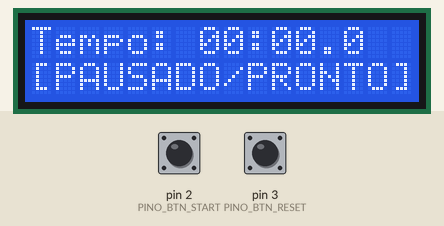
Recording of a sketch running on a simulated Arduino Uno, built with avr-gcc and run on an emulated ATmega328P. Shown: 16×2 character LCD. The inputs (shaded band) are chosen by the test bench; at power-on: pin 2 (PINO_BTN_START) HIGH, pin 3 (PINO_BTN_RESET) HIGH. What the sketch prints to the serial monitor is not drawn.

Above: at 1.2 s.
1.3 s: pin 2 (PINO_BTN_START) pulled LOW for 0.15 s
At 1.51 s:
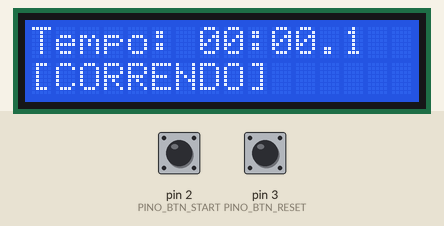
2.0 s: pin 2 (PINO_BTN_START) pulled LOW for 1 s
At 3.3 s:
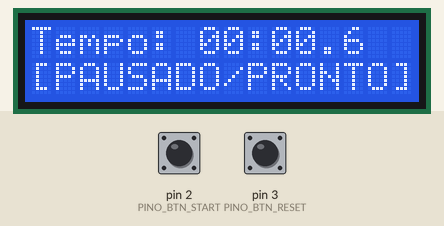
4.5 s: pin 3 (PINO_BTN_RESET) pulled LOW for 0.15 s
At 5.8 s:
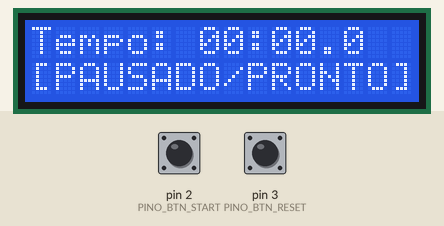
Timing chart, 0 to 7.5 s (numbered marks = the images above; inputs shaded):
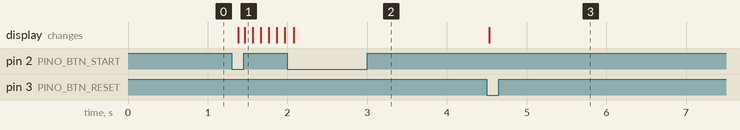

The sketch:

p37_cronometro_com_lcd.ino
```cpp
/*
 * Projeto 37: Cronômetro com LCD
 * O que faz: Cronômetro de minutos, segundos e décimos no LCD 16x2 I2C com botões Iniciar/Pausar e Zerar.
 * Ligações: D2 (Botão Iniciar/Pausar), D3 (Botão Zerar), A4 (LCD SDA), A5 (LCD SCL)
 * Bibliotecas: Wire, LiquidCrystal I2C
 * Material: 80 Projetos Arduino
 */

#include <Wire.h>
#include <LiquidCrystal_I2C.h>

const byte PINO_BTN_START = 2; // Botão Iniciar / Pausar
const byte PINO_BTN_RESET = 3; // Botão Zerar
const byte PINO_I2C_SDA = A4;  // LCD SDA
const byte PINO_I2C_SCL = A5;  // LCD SCL

const byte ENDERECO_LCD = 0x27; // AJUSTE AQUI: 0x27 ou 0x3F

LiquidCrystal_I2C lcd(ENDERECO_LCD, 16, 2);

bool rodando = false;
unsigned long tempoAcumuladoMs = 0;
unsigned long instantePartidaMs = 0;
unsigned long ultimoUpdateTela = 0;

bool startAnt = HIGH;
bool resetAnt = HIGH;

void atualizarCronometro(unsigned long totalMs) {
  unsigned int minutos = (unsigned int)(totalMs / 60000UL);
  byte segundos = (byte)((totalMs / 1000UL) % 60UL);
  byte decimos = (byte)((totalMs / 100UL) % 10UL);

  lcd.setCursor(0, 0);
  lcd.print(F("Tempo: "));
  if (minutos < 10) lcd.print('0');
  lcd.print(minutos);
  lcd.print(':');
  if (segundos < 10) lcd.print('0');
  lcd.print(segundos);
  lcd.print('.');
  lcd.print(decimos);
  lcd.print(F("  "));

  lcd.setCursor(0, 1);
  lcd.print(rodando ? F("[CORRENDO]      ") : F("[PAUSADO/PRONTO]"));
}

void setup() {
  Serial.begin(9600);
  (void)PINO_I2C_SDA;
  (void)PINO_I2C_SCL;

  pinMode(PINO_BTN_START, INPUT_PULLUP);
  pinMode(PINO_BTN_RESET, INPUT_PULLUP);

  lcd.init();
  lcd.backlight();
  atualizarCronometro(0);
  Serial.println(F("Sistema pronto! Cronômetro com LCD iniciado."));
}

void loop() {
  bool sAtual = digitalRead(PINO_BTN_START);
  bool rAtual = digitalRead(PINO_BTN_RESET);

  if (startAnt == HIGH && sAtual == LOW) {
    if (!rodando) {
      rodando = true;
      instantePartidaMs = millis();
      Serial.println(F("Cronômetro INICIADO!"));
    } else {
      tempoAcumuladoMs += (millis() - instantePartidaMs);
      rodando = false;
      Serial.print(F("Cronômetro PAUSADO em: "));
      Serial.print(tempoAcumuladoMs / 1000.0f, 1);
      Serial.println(F(" s"));
    }
    delay(50);
  }
  startAnt = sAtual;

  if (resetAnt == HIGH && rAtual == LOW) {
    rodando = false;
    tempoAcumuladoMs = 0;
    atualizarCronometro(0);
    Serial.println(F("Cronômetro ZERADO (00:00.0)."));
    delay(50);
  }
  resetAnt = rAtual;

  if (millis() - ultimoUpdateTela >= 100) {
    ultimoUpdateTela = millis();
    unsigned long total = tempoAcumuladoMs + (rodando ? (millis() - instantePartidaMs) : 0);
    atualizarCronometro(total);
  }
}
```

Measured:
- after the input at 1.3 s, the display: first changes after 0.08 s (image 1 shows a later state)
- after the input at 2.0 s, the display: changes after 0.08 s (image 2)
- after the input at 4.5 s, the display: changes at once (image 3)
